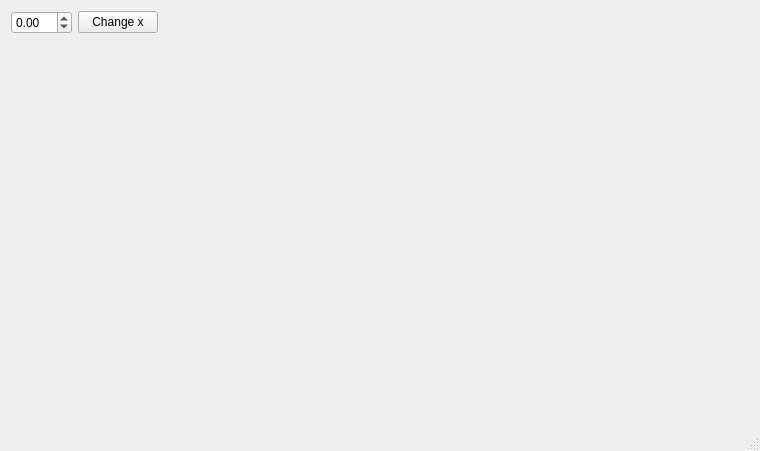
<?xml version="1.0" encoding="UTF-8"?>
<ui version="4.0">
 <class>MainWindow</class>
 <widget class="QMainWindow" name="MainWindow">
  <property name="geometry">
   <rect>
    <x>0</x>
    <y>0</y>
    <width>760</width>
    <height>451</height>
   </rect>
  </property>
  <property name="windowTitle">
   <string>MainWindow</string>
  </property>
  <widget class="QWidget" name="centralWidget">
   <layout class="QVBoxLayout" name="verticalLayout_3">
    <item>
     <layout class="QVBoxLayout" name="verticalLayout_2">
      <item>
       <layout class="QHBoxLayout" name="horizontalLayout">
        <item>
         <widget class="QDoubleSpinBox" name="changeXSpinBox">
          <property name="minimum">
           <double>-99.000000000000000</double>
          </property>
         </widget>
        </item>
        <item>
         <widget class="QPushButton" name="moveByXButton">
          <property name="text">
           <string>Change x</string>
          </property>
         </widget>
        </item>
        <item>
         <spacer name="horizontalSpacer">
          <property name="orientation">
           <enum>Qt::Horizontal</enum>
          </property>
          <property name="sizeHint" stdset="0">
           <size>
            <width>40</width>
            <height>20</height>
           </size>
          </property>
         </spacer>
        </item>
       </layout>
      </item>
      <item>
       <widget class="QwtPlot" name="Qwt_Widget" native="true">
        <property name="sizePolicy">
         <sizepolicy hsizetype="Maximum" vsizetype="Maximum">
          <horstretch>0</horstretch>
          <verstretch>50</verstretch>
         </sizepolicy>
        </property>
        <property name="maximumSize">
         <size>
          <width>200000</width>
          <height>200000</height>
         </size>
        </property>
       </widget>
      </item>
     </layout>
    </item>
   </layout>
  </widget>
  <widget class="QMenuBar" name="menuBar">
   <property name="geometry">
    <rect>
     <x>0</x>
     <y>0</y>
     <width>760</width>
     <height>18</height>
    </rect>
   </property>
  </widget>
  <widget class="QStatusBar" name="statusBar"/>
 </widget>
 <layoutdefault spacing="6" margin="11"/>
 <customwidgets>
  <customwidget>
   <class>QwtPlot</class>
   <extends>QWidget</extends>
   <header>qwt_plot.h</header>
   <container>1</container>
  </customwidget>
 </customwidgets>
 <resources/>
 <connections/>
</ui>
